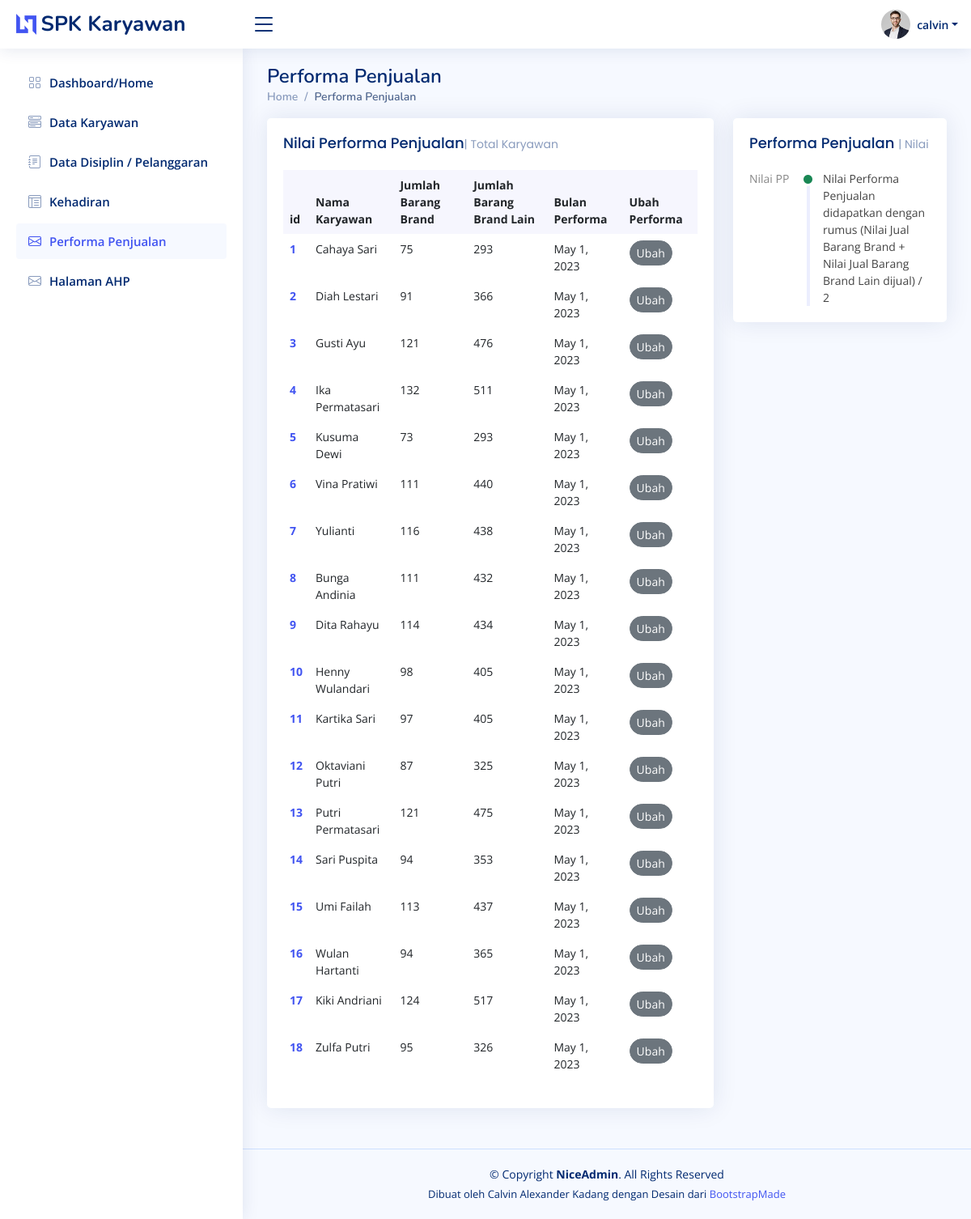
/performapenjualan/ (signed in), run on an earlier commit of the app's database.
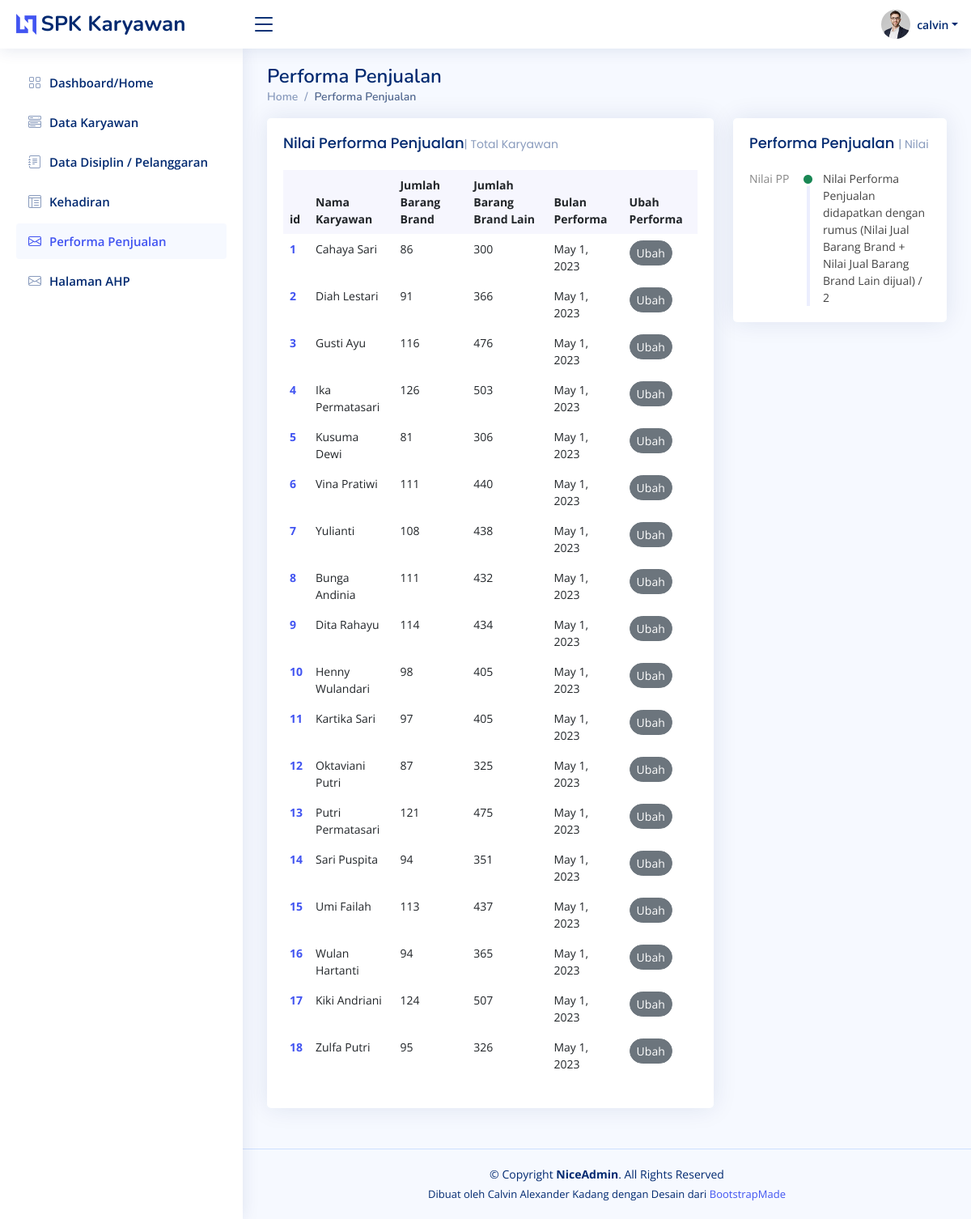
And on a later commit of the database.
### base/models.py (models this page shows, shortened)
class Performa_Penjualan(models.Model):
    nama = models.ForeignKey(User, on_delete=models.CASCADE)
    jual_brands = models.IntegerField(null=True, blank=False)
    jual_brands_lain = models.IntegerField(null=True, blank=False)
    bulan_performa_penjualan = MonthField("Month Value", help_text="some help...", default='2023-05')

class User(AbstractUser):
    nama = models.CharField(max_length=200, null=True)
    email = models.EmailField(unique=True, null=True)
    brand = models.CharField(max_length=200, null=True)
    tgl_masuk = models.DateTimeField(null=True)
    hari_ini = models.DateTimeField(auto_now=True)
    nilai_pengetahuan_produk = models.DecimalField(null=True, blank=False, max_digits=7, decimal_places=4)
    deskripsi_pengetahuan_produk = models.CharField(max_length=200, null=True, blank=True)
    def __str__(self):
        return f'{self.nama}'

### base/views.py (the view)
# urls.py: path('performapenjualan/', views.performa_penjualan, name='performapenjualan'),
@login_required(login_url='login')
def performa_penjualan(request):
    page = 'performa_penjualan'
    performa_penjualan = Performa_Penjualan.objects.all()
    context = {
        'performa_penjualan': performa_penjualan,
        'page': page
    }
    return render(request, 'base/performa_penjualan.html', context)

### base/templates/base/performa_penjualan.html
{% extends 'main.html' %}
{% load static %}
{% load mathfilters %}
{% block content %}
<main id="main" class="main">
    <div class="pagetitle">
        <h1>Performa Penjualan</h1>
        <nav>
            <ol class="breadcrumb">
                <li class="breadcrumb-item"><a href="{% url 'home' %}">Home</a></li>
                <li class="breadcrumb-item active">Performa Penjualan</li>
            </ol>
        </nav>
    </div>
    <section class="section dashboard">
        <div class="row">
            <div class="col-lg-8">
                <div class="row">
                    <div class="col-12">
                        <div class="card recent-sales overflow-auto">
                            <div class="card-body">
                                <h5 class="card-title">Nilai Performa Penjualan<span>| Total Karyawan {{ kehadiran.count }}</span></h5>
                                <table class="table table-borderless datatable">
                                    <thead>
                                        <tr>
                                            <th scope="col">id</th>
                                            <th scope="col">Nama Karyawan</th>
                                            <th scope="col">Jumlah Barang Brand </th>
                                            <th scope="col">Jumlah Barang Brand Lain</th>
                                            <th scope="col">Bulan Performa</th>
                                            <th scope="col">Ubah Performa</th>
                                        </tr>
                                    </thead>
                                    <tbody>
                                        {% for performa_penjualan in performa_penjualan %}
                                        <tr>
                                            <th scope="row"><a href="#">{{ performa_penjualan.id }}</a></th>
                                            <td>{{ performa_penjualan.nama }}</td>
                                            <td>{{ performa_penjualan.jual_brands }}</td>
                                            <td>{{ performa_penjualan.jual_brands_lain }}</td>
                                            <td>{{ performa_penjualan.bulan_performa_penjualan }}</td>
                                            <td>
                                                <a href="{% url 'ubahperformapenjualan' performa_penjualan.id %}" type="button" class="btn btn-secondary rounded-pill btn-sm">Ubah</a>
                                            </td>
                                        </tr>
                                        {% endfor %}
                                    </tbody>
                                </table>
                            </div>
                        </div>
                    </div>
                </div>
            </div>
            <div class="col-lg-4">
                <div class="card">
                    <div class="card-body">
                        <h5 class="card-title">Performa Penjualan <span>| Nilai</span></h5>
                        <div class="activity">
                            <div class="activity-item d-flex">
                                <div class="activite-label">Nilai PP</div>
                                <i class='bi bi-circle-fill activity-badge text-success align-self-start'></i>
                                <div class="activity-content">
                                    Nilai Performa Penjualan didapatkan dengan rumus (Nilai Jual Barang Brand + Nilai Jual Barang Brand Lain
                                    dijual) / 2
                                </div>
                            </div>
                        </div>
                    </div>
                </div>
            </div>
        </div>
    </section>
</main>
{% endblock content %}

What changed in the data, as far as the page shows it:
changed Performa_Penjualan "Cahaya Sari": jual_brands "75" → "86"; jual_brands_lain "293" → "300"
changed Performa_Penjualan "Gusti Ayu": jual_brands "121" → "116"
changed Performa_Penjualan "Ika Permatasari": jual_brands "132" → "126"; jual_brands_lain "511" → "503"
changed Performa_Penjualan "Kusuma Dewi": jual_brands "73" → "81"; jual_brands_lain "293" → "306"
changed Performa_Penjualan "Yulianti": jual_brands "116" → "108"
changed Performa_Penjualan "Sari Puspita": jual_brands_lain "353" → "351"
changed Performa_Penjualan "Kiki Andriani": jual_brands_lain "517" → "507"
